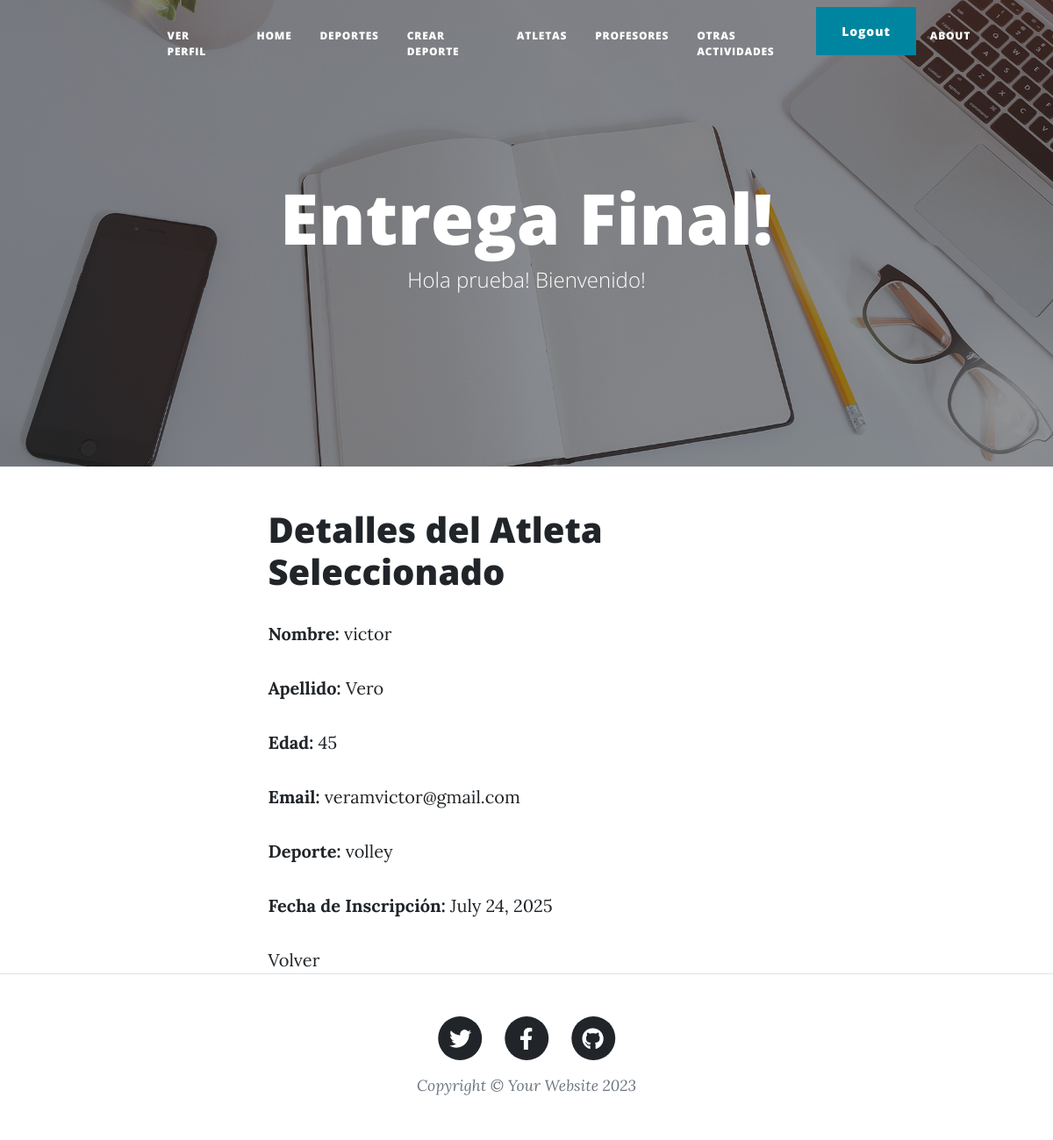
The app's page /detalle-atleta/3 (signed in) with its own data.
### mi_primer_app/models.py (models this page shows, shortened)
class Atleta(models.Model):
    nombre = models.CharField(max_length=100)
    apellido = models.CharField(max_length=100)
    email = models.EmailField(unique=True)
    edad = models.IntegerField()
    deporte =models.CharField(max_length=100)
    fecha_inscripcion = models.DateField(auto_now_add=True)

### mi_primer_app/views.py (the view)
# urls.py: path('detalle-atleta/<int:pk>', AtletaDetailView.as_view(), name='detalle-atleta'),
class AtletaDetailView(DetailView):
     model = Atleta
     template_name = 'mi_primer_app/detalle_atleta.html'
     context_object_name = 'atleta'

### mi_primer_app/templates/mi_primer_app/detalle_atleta.html
{% extends "padre.html" %}
{% block content %}
<h1>Detalles del Atleta Seleccionado</h1>
<p><strong>Nombre:</strong> {{ atleta.nombre }}</p>
<p><strong>Apellido:</strong> {{ atleta.apellido }}</p>
<p><strong>Edad:</strong> {{ atleta.edad }}</p>
<p><strong>Email:</strong> {{ atleta.email }}</p>
<p><strong>Deporte:</strong> {{ atleta.deporte }}</p>
<p><strong>Fecha de Inscripción:</strong> {{ atleta.fecha_inscripcion }}</p>
<a href="{% url 'listar-atletas' %}">Volver</a>
{% endblock %}

### templates/padre.html (shortened to what this page needs)
{% load static %}
<!DOCTYPE html>
<html lang="en">
    <head>
        <link href="{% static 'css/styles.css' %}" rel="stylesheet" />
    </head>
    <body>
        <nav class="navbar navbar-expand-lg navbar-light" id="mainNav">
            <div class="container px-4 px-lg-5">
                  {% if user.avatar.imagen %}
                        <ul class="navbar-nav ms-auto py-4 py-lg-0">
                           <li class="nav-item"><a class="nav-link px-lg-3 py-3 py-lg-4" href="{% url 'profile' %}">Ver Perfil</a></li>
                        </ul>
                  {% endif %}
                <div class="collapse navbar-collapse" id="navbarResponsive">
                    <ul class="navbar-nav ms-auto py-4 py-lg-0">
                        <li class="nav-item"><a class="nav-link px-lg-3 py-3 py-lg-4" href="{% url 'inicio' %}">Home</a></li>
                        <li class="nav-item"><a class="nav-link px-lg-3 py-3 py-lg-4" href="{% url 'deportes' %}">Deportes</a></li>
                        <li class="nav-item"><a class="nav-link px-lg-3 py-3 py-lg-4" href="{% url 'crear-deporte' %}">Crear Deporte</a></li>
                        <li class="nav-item"><a class="nav-link px-lg-3 py-3 py-lg-4" href="{% url 'listar-atletas' %}">Atletas</a></li>
                        <li class="nav-item"><a class="nav-link px-lg-3 py-3 py-lg-4" href="{% url 'listar-profesores' %}">Profesores</a></li>
                        <li class="nav-item"><a class="nav-link px-lg-3 py-3 py-lg-4" href="{% url 'listar-otras-actividades' %}">Otras Actividades</a></li>
                        {% if user.is_authenticated %}
                            <li class="nav-item">
                                <form action="{% url "logout" %}" method="POST">
                                <button type="submit" class="btn btn-primary">Logout</button>
                                </form>
                            </li>
                        {% endif %}
                        <li class="nav-item"><a class="nav-link px-lg-3 py-3 py-lg-4" href="{% url 'about' %}">About</a></li>
                    </ul>
                </div>
            </div>
        </nav>
        <header class="masthead" style="background-image: url('assets/img/home-bg.jpg')">
            <div class="container position-relative px-4 px-lg-5">
                <div class="row gx-4 gx-lg-5 justify-content-center">
                    <div class="col-md-10 col-lg-8 col-xl-7">
                        <div class="site-heading">
                            <h1>Entrega Final!</h1>
                            <span class="subheading">Hola {{ user.username}}! Bienvenido!</span>
                        </div>
                    </div>
                </div>
            </div>
        </header>
        <div class="container px-4 px-lg-5">
            <div class="row gx-4 gx-lg-5 justify-content-center">
                <div class="col-md-10 col-lg-8 col-xl-7">
                    {% block content %}
                    {% endblock %}
                </div>
            </div>
        </div>
        <footer class="border-top">
            <div class="container px-4 px-lg-5">
                <div class="row gx-4 gx-lg-5 justify-content-center">
                    <div class="col-md-10 col-lg-8 col-xl-7">
                        <ul class="list-inline text-center">
                            <li class="list-inline-item">
                                <a href="#!">
                                    <span class="fa-stack fa-lg">
                                        <i class="fas fa-circle fa-stack-2x"></i>
                                        <i class="fab fa-twitter fa-stack-1x fa-inverse"></i>
                                    </span>
                                </a>
                            </li>
                            <li class="list-inline-item">
                                <a href="#!">
                                    <span class="fa-stack fa-lg">
                                        <i class="fas fa-circle fa-stack-2x"></i>
                                        <i class="fab fa-facebook-f fa-stack-1x fa-inverse"></i>
                                    </span>
                                </a>
                            </li>
                            <li class="list-inline-item">
                                <a href="#!">
                                    <span class="fa-stack fa-lg">
                                        <i class="fas fa-circle fa-stack-2x"></i>
                                        <i class="fab fa-github fa-stack-1x fa-inverse"></i>
                                    </span>
                                </a>
                            </li>
                        </ul>
                        <div class="small text-center text-muted fst-italic">Copyright &copy; Your Website 2023</div>
                    </div>
                </div>
            </div>
        </footer>
    </body>
</html>

### records on screen
Atleta: nombre "victor", apellido "Vero", edad "45", email "veramvictor@gmail.com", deporte "volley", fecha_inscripcion "July 24, 2025"

### other values on screen
{{ user.username }} "prueba"
